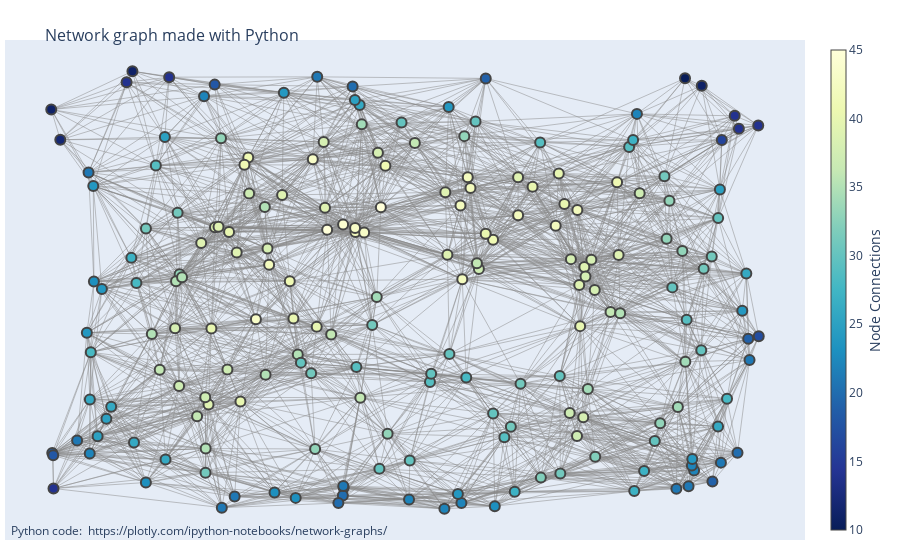

Here is the notebook cell this chart was saved with:
### Code cell
fig = go.Figure(data=[edge_trace, node_trace],
             layout=go.Layout(
                title='<br>Network graph made with Python',
                titlefont_size=16,
                showlegend=False,
                hovermode='closest',
                margin=dict(b=20,l=5,r=5,t=40),
                annotations=[ dict(
                    text="Python code: <a href='https://plotly.com/ipython-notebooks/network-graphs/'> https://plotly.com/ipython-notebooks/network-graphs/</a>",
                    showarrow=False,
                    xref="paper", yref="paper",
                    x=0.005, y=-0.002 ) ],
                xaxis=dict(showgrid=False, zeroline=False, showticklabels=False),
                yaxis=dict(showgrid=False, zeroline=False, showticklabels=False))
                )
fig.show()

### Figure 1 — Plotly figure (JSON) as saved in the notebook; plotly's stock layout.template omitted (floating-point values rounded to 4 significant figures; data arrays with more than 128 entries replaced by an {"elided": "..."} marker saying what was removed)
{"data": [{"hoverinfo": "none", "line": {"color": "#888", "width": 0.5}, "mode": "lines", "type": "scatter", "x": {"elided": "9156 float values"}, "y": {"elided": "9156 float values"}}, {"hoverinfo": "text", "marker": {"color": {"elided": "200 int values"}, "colorbar": {"thickness": 15, "title": {"side": "right", "text": "Node Connections"}, "xanchor": "left"}, "colorscale": [[0, "rgb(255,255,217)"], [0.125, "rgb(237,248,177)"], [0.25, "rgb(199,233,180)"], [0.375, "rgb(127,205,187)"], [0.5, "rgb(65,182,196)"], [0.625, "rgb(29,145,192)"], [0.75, "rgb(34,94,168)"], [0.875, "rgb(37,52,148)"], [1, "rgb(8,29,88)"]], "line": {"width": 2}, "reversescale": true, "showscale": true, "size": 10}, "mode": "markers", "text": {"elided": "200 str values"}, "type": "scatter", "x": {"elided": "200 float values"}, "y": {"elided": "200 float values"}}], "layout": {"annotations": [{"showarrow": false, "text": "Python code: <a href='https://plotly.com/ipython-notebooks/network-graphs/'> https://plotly.com/ipython-notebooks/network-graphs/</a>", "x": 0.005, "xref": "paper", "y": -0.002, "yref": "paper"}], "hovermode": "closest", "margin": {"b": 20, "l": 5, "r": 5, "t": 40}, "showlegend": false, "title": {"font": {"size": 16}, "text": "<br>Network graph made with Python"}, "xaxis": {"showgrid": false, "showticklabels": false, "zeroline": false}, "yaxis": {"showgrid": false, "showticklabels": false, "zeroline": false}}}
